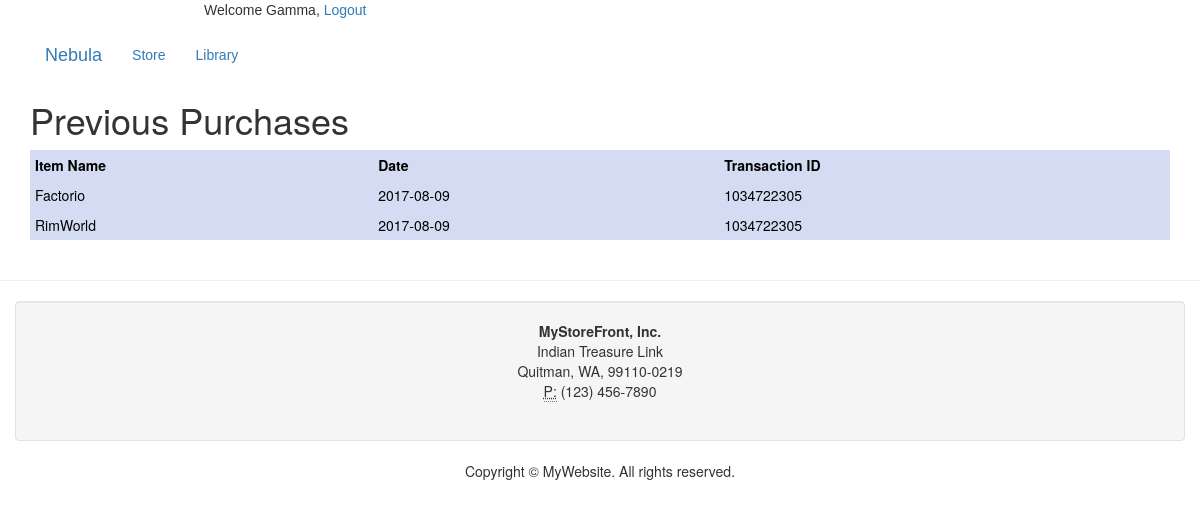
Page /Project/purchases.php (signed in) on the committed database.
### tables this page shows
CREATE TABLE `transaction` (
  `username` varchar(100) NOT NULL,
  `transactionID` int(11) NOT NULL,
  `date` date NOT NULL
);

CREATE TABLE `product` (
  `productID` int(11) NOT NULL,
  `productName` varchar(100) NOT NULL,
  `description` varchar(1000) NOT NULL,
  `price` double NOT NULL,
  `category` varchar(100) NOT NULL,
  `image` blob,
  `is_deleted` tinyint(1) NOT NULL
);

### Project/purchases.php (the view, shortened to what this page needs)
<!DOCTYPE html>
<html lang="en">
<head>
	<link rel="stylesheet" href="css/bootstrap.css">
	<link rel="stylesheet" type="text/css" href="format.css">
</head>
<body>
<div>
 <?php
echo "<p style='margin-left: 5.4cm; font-family: Arial;'>Welcome ".$_SESSION['login_user'].", <a href='logout.php'>Logout</a></p>";?>
</div>
<nav>
  <div class="container">
    <div class="navbar-header">
      <a class="navbar-brand" href="Homepage.php">Nebula</a> </div>
    <div class="collapse navbar-collapse">
      <ul class="nav navbar-nav">
        <li class="active"><a href="Homepage.php">Store<span class="sr-only">(current)</span></a> </li>
        <li><a href="Library.php">Library</a> </li>
      </ul>
    </div>
  </div>
</nav>
<div class="container">
<h1>Previous Purchases</h1>
    <table>
        <tr> <th>Item Name</th> <th>Date</th> <th>Transaction ID</th> </tr>
		<?php
			$con = mysqli_connect("localhost", "root", "root", "project");
			$sql = "SELECT product.productName, transaction.date, transaction.transactionID FROM transaction, product, itemspurchased WHERE transaction.transactionID = itemspurchased.transactionID AND product.productID = itemspurchased.productID AND transaction.username = '".$_SESSION['login_user']."' ORDER BY date ASC, transactionID ASC";
			$results = mysqli_query($con, $sql);
			foreach($results as $row){
				echo "<tr>";
				echo "<td>" . $row["productName"] . "</td>";
				echo "<td>" . $row["date"] . "</td>";
				echo "<td>".$row['transactionID']."</td>";
				echo "</tr>";
			}
		?>
    </table>
<br />
</div>
<hr>
  <div class="container well">
    <div class="row">
      <div>
        <address>
        <strong>MyStoreFront, Inc.</strong><br>
        Indian Treasure Link<br>
        Quitman, WA, 99110-0219<br>
        <abbr title="Phone">P:</abbr> (123) 456-7890
		  </address>
      </div>
    </div>
  </div>
<footer class="text-center">
  <div class="container">
    <div class="row">
      <div class="col-xs-12">
        <p>Copyright © MyWebsite. All rights reserved.</p>
      </div>
    </div>
  </div>
</footer>
</body>
</html>

### Project/format.css (style rules this page uses)
address { text-align: center; }
table { width: 100%; }
table, td, th { padding: 5px; background-color: #d3dcf2; color: black; text-align: left; }
a { font-family: "Arial"; }

### rows in the picture
transaction: product.productName "Factorio", date "2017-08-09", transactionID "1034722305", product.productName "RimWorld"

### other values in the picture
$_SESSION['login_user'] "Gamma"
